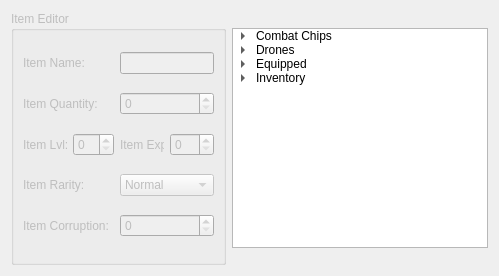
        <widget class="QWidget" name="tabItems">
         <attribute name="title">
          <string>Items</string>
         </attribute>
         <layout class="QGridLayout" name="gridLayout_4">
          <item row="0" column="0">
           <layout class="QHBoxLayout" name="layoutItemEditor"/>
          </item>
          <item row="0" column="1">
           <layout class="QHBoxLayout" name="layoutItemBrowser">
            <item alignment="Qt::AlignHCenter|Qt::AlignTop">
             <widget class="QGroupBox" name="groupBoxItemEditor">
              <property name="enabled">
               <bool>false</bool>
              </property>
              <property name="sizePolicy">
               <sizepolicy hsizetype="Fixed" vsizetype="Fixed">
                <horstretch>0</horstretch>
                <verstretch>0</verstretch>
               </sizepolicy>
              </property>
              <property name="minimumSize">
               <size>
                <width>215</width>
                <height>254</height>
               </size>
              </property>
              <property name="maximumSize">
               <size>
                <width>215</width>
                <height>254</height>
               </size>
              </property>
              <property name="title">
               <string>Item Editor</string>
              </property>
              <property name="alignment">
               <set>Qt::AlignLeading|Qt::AlignLeft|Qt::AlignTop</set>
              </property>
              <layout class="QGridLayout" name="gridLayout_2">
               <item row="0" column="0" colspan="2">
                <widget class="QLabel" name="labelItemName">
                 <property name="text">
                  <string>Item Name:</string>
                 </property>
                 <property name="textFormat">
                  <enum>Qt::PlainText</enum>
                 </property>
                </widget>
               </item>
               <item row="0" column="2" colspan="2">
                <widget class="QLineEdit" name="lineEditItemName"/>
               </item>
               <item row="1" column="0" colspan="2">
                <widget class="QLabel" name="labelItemQuantity">
                 <property name="text">
                  <string>Item Quantity:</string>
                 </property>
                </widget>
               </item>
               <item row="2" column="0">
                <widget class="QLabel" name="labelItemLevel">
                 <property name="text">
                  <string>Item Lvl:</string>
                 </property>
                </widget>
               </item>
               <item row="2" column="1">
                <widget class="QSpinBox" name="spinBoxItemLevelEdit">
                 <property name="maximum">
                  <number>10</number>
                 </property>
                </widget>
               </item>
               <item row="2" column="2">
                <widget class="QLabel" name="labelItemExp">
                 <property name="text">
                  <string>Item Exp:</string>
                 </property>
                </widget>
               </item>
               <item row="2" column="3">
                <widget class="QSpinBox" name="spinBoxItemExpEdit">
                 <property name="maximum">
                  <number>99999</number>
                 </property>
                 <property name="value">
                  <number>0</number>
                 </property>
                </widget>
               </item>
               <item row="3" column="0" colspan="2">
                <widget class="QLabel" name="labelItemRarity">
                 <property name="text">
                  <string>Item Rarity:</string>
                 </property>
                </widget>
               </item>
               <item row="3" column="2" colspan="2">
                <widget class="QComboBox" name="comboBoxItemRarityEdit">
                 <property name="styleSheet">
                  <string notr="true"/>
                 </property>
                 <item>
                  <property name="text">
                   <string>Normal</string>
                  </property>
                 </item>
                 <item>
                  <property name="text">
                   <string>Rare</string>
                  </property>
                 </item>
                 <item>
                  <property name="text">
                   <string>Epic</string>
                  </property>
                 </item>
                 <item>
                  <property name="text">
                   <string>Legendary</string>
                  </property>
                 </item>
                </widget>
               </item>
               <item row="4" column="0" colspan="2">
                <widget class="QLabel" name="labelItemCorruption">
                 <property name="toolTip">
                  <string notr="true">The Challenge+ Corruption Level. Meaningless in vanilla.</string>
                 </property>
                 <property name="text">
                  <string>Item Corruption:</string>
                 </property>
                </widget>
               </item>
               <item row="4" column="2" colspan="2">
                <widget class="QSpinBox" name="spinBoxItemCorruptedEdit">
                 <property name="maximum">
                  <number>2147483647</number>
                 </property>
                 <property name="value">
                  <number>0</number>
                 </property>
                </widget>
               </item>
               <item row="1" column="2" colspan="2">
                <widget class="QSpinBox" name="spinBoxItemQuantityEdit">
                 <property name="maximum">
                  <number>9999</number>
                 </property>
                </widget>
               </item>
              </layout>
             </widget>
            </item>
            <item>
             <widget class="QTreeWidget" name="treeWidgetItemBrowser">
              <property name="minimumSize">
               <size>
                <width>0</width>
                <height>2</height>
               </size>
              </property>
              <property name="maximumSize">
               <size>
                <width>16777215</width>
                <height>220</height>
               </size>
              </property>
              <property name="frameShape">
               <enum>QFrame::StyledPanel</enum>
              </property>
              <property name="horizontalScrollBarPolicy">
               <enum>Qt::ScrollBarAlwaysOff</enum>
              </property>
              <property name="sizeAdjustPolicy">
               <enum>QAbstractScrollArea::AdjustIgnored</enum>
              </property>
              <property name="textElideMode">
               <enum>Qt::ElideRight</enum>
              </property>
              <property name="horizontalScrollMode">
               <enum>QAbstractItemView::ScrollPerPixel</enum>
              </property>
              <property name="indentation">
               <number>20</number>
              </property>
              <property name="uniformRowHeights">
               <bool>false</bool>
              </property>
              <property name="itemsExpandable">
               <bool>true</bool>
              </property>
              <property name="allColumnsShowFocus">
               <bool>false</bool>
              </property>
              <property name="wordWrap">
               <bool>false</bool>
              </property>
              <property name="expandsOnDoubleClick">
               <bool>true</bool>
              </property>
              <property name="columnCount">
               <number>3</number>
              </property>
              <attribute name="headerVisible">
               <bool>false</bool>
              </attribute>
              <attribute name="headerDefaultSectionSize">
               <number>150</number>
              </attribute>
              <column>
               <property name="text">
                <string>Inventory Browser</string>
               </property>
              </column>
              <column>
               <property name="text">
                <string>Type</string>
               </property>
              </column>
              <column>
               <property name="text">
                <string>Descriptor</string>
               </property>
              </column>
              <item>
               <property name="text">
                <string>Combat Chips</string>
               </property>
               <property name="statusTip">
                <string/>
               </property>
               <property name="whatsThis">
                <string/>
               </property>
               <property name="font">
                <font>
                 <kerning>true</kerning>
                </font>
               </property>
               <property name="text">
                <string/>
               </property>
               <property name="text">
                <string/>
               </property>
               <item>
                <property name="text">
                 <string extracomment="1">None</string>
                </property>
                <property name="text">
                 <string/>
                </property>
                <property name="text">
                 <string>0</string>
                </property>
               </item>
               <item>
                <property name="text">
                 <string>None</string>
                </property>
                <property name="text">
                 <string/>
                </property>
                <property name="text">
                 <string>1</string>
                </property>
               </item>
               <item>
                <property name="text">
                 <string>None</string>
                </property>
                <property name="text">
                 <string/>
                </property>
                <property name="text">
                 <string>2</string>
                </property>
               </item>
               <item>
                <property name="text">
                 <string>None</string>
                </property>
                <property name="text">
                 <string/>
                </property>
                <property name="text">
                 <string>3</string>
                </property>
               </item>
               <item>
                <property name="text">
                 <string>None</string>
                </property>
                <property name="text">
                 <string/>
                </property>
                <property name="text">
                 <string>4</string>
                </property>
               </item>
               <item>
                <property name="text">
                 <string>None</string>
                </property>
                <property name="text">
                 <string/>
                </property>
                <property name="text">
                 <string>5</string>
                </property>
               </item>
              </item>
              <item>
               <property name="text">
                <string>Drones</string>
               </property>
               <property name="text">
                <string/>
               </property>
               <property name="text">
                <string/>
               </property>
               <item>
                <property name="text">
                 <string>None</string>
                </property>
                <property name="text">
                 <string/>
                </property>
                <property name="text">
                 <string>42</string>
                </property>
               </item>
               <item>
                <property name="text">
                 <string>None</string>
                </property>
                <property name="text">
                 <string/>
                </property>
                <property name="text">
                 <string>43</string>
                </property>
               </item>
               <item>
                <property name="text">
                 <string>None</string>
                </property>
                <property name="text">
                 <string/>
                </property>
                <property name="text">
                 <string>44</string>
                </property>
               </item>
              </item>
              <item>
               <property name="text">
                <string>Equipped</string>
               </property>
               <property name="text">
                <string/>
               </property>
               <property name="text">
                <string/>
               </property>
               <item>
                <property name="text">
                 <string>None</string>
                </property>
                <property name="text">
                 <string>Weapon</string>
                </property>
                <property name="text">
                 <string>36</string>
                </property>
               </item>
               <item>
                <property name="text">
                 <string>None</string>
                </property>
                <property name="text">
                 <string>Shield</string>
                </property>
                <property name="text">
                 <string>37</string>
                </property>
               </item>
               <item>
                <property name="text">
                 <string>None</string>
                </property>
                <property name="text">
                 <string>Helmet</string>
                </property>
                <property name="text">
                 <string>38</string>
                </property>
               </item>
               <item>
                <property name="text">
                 <string>None</string>
                </property>
                <property name="text">
                 <string>Armor</string>
                </property>
                <property name="text">
                 <string>39</string>
                </property>
               </item>
               <item>
                <property name="text">
                 <string>None</string>
                </property>
                <property name="text">
                 <string>Ring 1</string>
                </property>
                <property name="text">
                 <string>40</string>
                </property>
               </item>
               <item>
                <property name="text">
                 <string>None</string>
                </property>
                <property name="text">
                 <string>Ring 2</string>
                </property>
                <property name="text">
                 <string>41</string>
                </property>
               </item>
              </item>
              <item>
               <property name="text">
                <string>Inventory</string>
               </property>
               <property name="text">
                <string/>
               </property>
               <property name="text">
                <string/>
               </property>
               <item>
                <property name="text">
                 <string>None</string>
                </property>
                <property name="text">
                 <string/>
                </property>
                <property name="text">
                 <string>0</string>
                </property>
               </item>
               <item>
                <property name="text">
                 <string>None</string>
                </property>
                <property name="text">
                 <string/>
                </property>
                <property name="text">
                 <string>1</string>
                </property>
               </item>
               <item>
                <property name="text">
                 <string>None</string>
                </property>
                <property name="text">
                 <string/>
                </property>
                <property name="text">
                 <string>2</string>
                </property>
               </item>
               <item>
                <property name="text">
                 <string>None</string>
                </property>
                <property name="text">
                 <string/>
                </property>
                <property name="text">
                 <string>3</string>
                </property>
               </item>
               <item>
                <property name="text">
                 <string>None</string>
                </property>
                <property name="text">
                 <string/>
                </property>
                <property name="text">
                 <string>4</string>
                </property>
               </item>
               <item>
                <property name="text">
                 <string>None</string>
                </property>
                <property name="text">
                 <string/>
                </property>
                <property name="text">
                 <string>5</string>
                </property>
               </item>
               <item>
                <property name="text">
                 <string>None</string>
                </property>
                <property name="text">
                 <string/>
                </property>
                <property name="text">
                 <string>6</string>
                </property>
               </item>
               <item>
                <property name="text">
                 <string>None</string>
                </property>
                <property name="text">
                 <string/>
                </property>
                <property name="text">
                 <string>7</string>
                </property>
               </item>
               <item>
                <property name="text">
                 <string>None</string>
                </property>
                <property name="text">
                 <string/>
                </property>
                <property name="text">
                 <string>8</string>
                </property>
               </item>
               <item>
                <property name="text">
                 <string>None</string>
                </property>
                <property name="text">
                 <string/>
                </property>
                <property name="text">
                 <string>9</string>
                </property>
               </item>
               <item>
                <property name="text">
                 <string>None</string>
                </property>
                <property name="text">
                 <string/>
                </property>
                <property name="text">
                 <string>10</string>
                </property>
               </item>
               <item>
                <property name="text">
                 <string>None</string>
                </property>
                <property name="text">
                 <string/>
                </property>
                <property name="text">
                 <string>11</string>
                </property>
               </item>
               <item>
                <property name="text">
                 <string>None</string>
                </property>
                <property name="text">
                 <string/>
                </property>
                <property name="text">
                 <string>12</string>
                </property>
               </item>
               <item>
                <property name="text">
                 <string>None</string>
                </property>
                <property name="text">
                 <string/>
                </property>
                <property name="text">
                 <string>13</string>
                </property>
               </item>
               <item>
                <property name="text">
                 <string>None</string>
                </property>
                <property name="text">
                 <string/>
                </property>
                <property name="text">
                 <string>14</string>
                </property>
               </item>
               <item>
                <property name="text">
                 <string>None</string>
                </property>
                <property name="text">
                 <string/>
                </property>
                <property name="text">
                 <string>15</string>
                </property>
               </item>
               <item>
                <property name="text">
                 <string>None</string>
                </property>
                <property name="text">
                 <string/>
                </property>
                <property name="text">
                 <string>16</string>
                </property>
               </item>
               <item>
                <property name="text">
                 <string>None</string>
                </property>
                <property name="text">
                 <string/>
                </property>
                <property name="text">
                 <string>17</string>
                </property>
               </item>
               <item>
                <property name="text">
                 <string>None</string>
                </property>
                <property name="text">
                 <string/>
                </property>
                <property name="text">
                 <string>18</string>
                </property>
               </item>
               <item>
                <property name="text">
                 <string>None</string>
                </property>
                <property name="text">
                 <string/>
                </property>
                <property name="text">
                 <string>19</string>
                </property>
               </item>
               <item>
                <property name="text">
                 <string>None</string>
                </property>
                <property name="text">
                 <string/>
                </property>
                <property name="text">
                 <string>20</string>
                </property>
               </item>
               <item>
                <property name="text">
                 <string>None</string>
                </property>
                <property name="text">
                 <string/>
                </property>
                <property name="text">
                 <string>21</string>
                </property>
               </item>
               <item>
                <property name="text">
                 <string>None</string>
                </property>
                <property name="text">
                 <string/>
                </property>
                <property name="text">
                 <string>22</string>
                </property>
               </item>
               <item>
                <property name="text">
                 <string>None</string>
                </property>
                <property name="text">
                 <string/>
                </property>
                <property name="text">
                 <string>23</string>
                </property>
               </item>
               <item>
                <property name="text">
                 <string>None</string>
                </property>
                <property name="text">
                 <string/>
                </property>
                <property name="text">
                 <string>24</string>
                </property>
               </item>
               <item>
                <property name="text">
                 <string>None</string>
                </property>
                <property name="text">
                 <string/>
                </property>
                <property name="text">
                 <string>25</string>
                </property>
               </item>
               <item>
                <property name="text">
                 <string>None</string>
                </property>
                <property name="text">
                 <string/>
                </property>
                <property name="text">
                 <string>26</string>
                </property>
               </item>
               <item>
                <property name="text">
                 <string>None</string>
                </property>
                <property name="text">
                 <string/>
                </property>
                <property name="text">
                 <string>27</string>
                </property>
               </item>
               <item>
                <property name="text">
                 <string>None</string>
                </property>
                <property name="text">
                 <string/>
                </property>
                <property name="text">
                 <string>28</string>
                </property>
               </item>
               <item>
                <property name="text">
                 <string>None</string>
                </property>
                <property name="text">
                 <string/>
                </property>
                <property name="text">
                 <string>29</string>
                </property>
               </item>
               <item>
                <property name="text">
                 <string>None</string>
                </property>
                <property name="text">
                 <string/>
                </property>
                <property name="text">
                 <string>30</string>
                </property>
               </item>
               <item>
                <property name="text">
                 <string>None</string>
                </property>
                <property name="text">
                 <string/>
                </property>
                <property name="text">
                 <string>31</string>
                </property>
               </item>
               <item>
                <property name="text">
                 <string>None</string>
                </property>
                <property name="text">
                 <string/>
                </property>
                <property name="text">
                 <string>32</string>
                </property>
               </item>
               <item>
                <property name="text">
                 <string>None</string>
                </property>
                <property name="text">
                 <string/>
                </property>
                <property name="text">
                 <string>33</string>
                </property>
               </item>
               <item>
                <property name="text">
                 <string>None</string>
                </property>
                <property name="text">
                 <string/>
                </property>
                <property name="text">
                 <string>34</string>
                </property>
               </item>
               <item>
                <property name="text">
                 <string>None</string>
                </property>
                <property name="text">
                 <string/>
                </property>
                <property name="text">
                 <string>35</string>
                </property>
               </item>
              </item>
             </widget>
            </item>
           </layout>
          </item>
         </layout>
        </widget>
